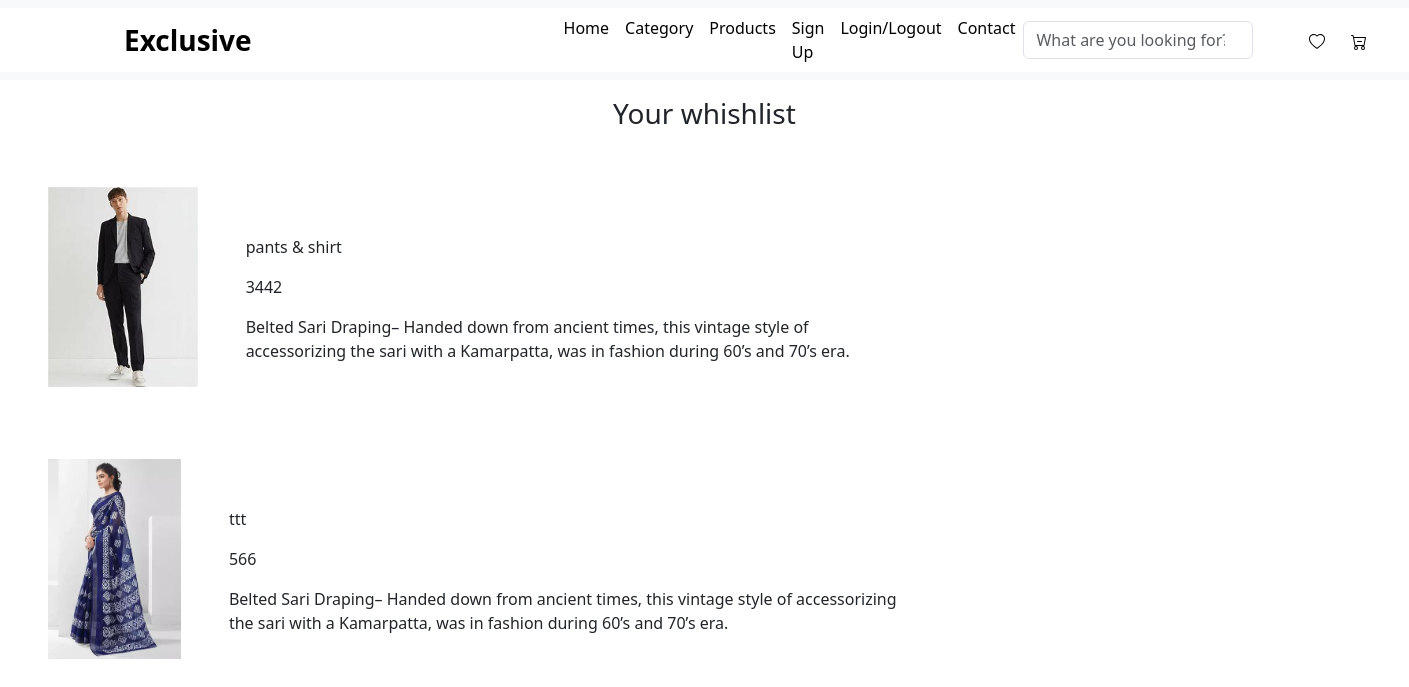
The page /wish (signed in) on the database its author committed.
### app/models.py (models this page shows, shortened)
class Wishlist(models.Model):
    user=models.ForeignKey(User,on_delete=models.CASCADE)
    product=models.ForeignKey(product,on_delete=models.CASCADE)

class product(models.Model):
    Category=models.ForeignKey(category,on_delete=models.CASCADE)
    name=models.CharField(max_length=200)
    rate=models.IntegerField()
    image=models.FileField(upload_to='products/images')
    description=models.TextField()

### app/views.py (the view)
# urls.py: path('wish', views.wishpage, name='wish'),
def wishpage(request):
    if request.user.is_authenticated:
        wishlist = Wishlist.objects.filter(user=request.user)
        return render(request, 'wishlist.html',{'wishlist':wishlist})
    else:
        return redirect('loginpage' )

### templates/wishlist.html (shortened to what this page needs)
<!DOCTYPE html>
{% load static %}
<html lang="en">
<head>
    <link rel="stylesheet" href="{% static "css/cart1.css" %}">
</head>
<body>
    <header>{% include "header.html" %}</header>
    <h3 class="shopbag">Your whishlist</h3>
    {% if wishlist %}
    {% for i in  wishlist%}
    <div style="display: flex; padding-left: 3em; padding-top: 2em; padding-right: 29em;">
        <div>
            <img src="{{i.product.image.url}}" style="height: 200px;" alt="">
        </div>
        <div class="views">
            <p>{{i.product.name}}</p>
            <p>{{i.product.rate}}</p>
            <p>{{i.product.description}}</p>
        </div>
    </div>
    {% endfor %}
    {% else %}
        <div class="cartempty">
            <p >Your cart is empty !</p>
        </div>
    {% endif %}
</body>
</html>

### static/css/cart1.css (style rules this page uses)
.shopbag { text-align: center; padding: 0.6em; }
.views { padding: 3em; }

### rows shown on the page
Wishlist: product.image (picture), product.name "pants & shirt", product.rate "3442", product.description "Belted Sari Draping– Handed down from ancient times, this vintage style of accessorizing the sari with a Kamarpatta, was in fashion during 60’s and 70’s era."
Wishlist: product.image (picture), product.name "ttt", product.rate "566", product.description "Belted Sari Draping– Handed down from ancient times, this vintage style of accessorizing the sari with a Kamarpatta, was in fashion during 60’s and 70’s era."
